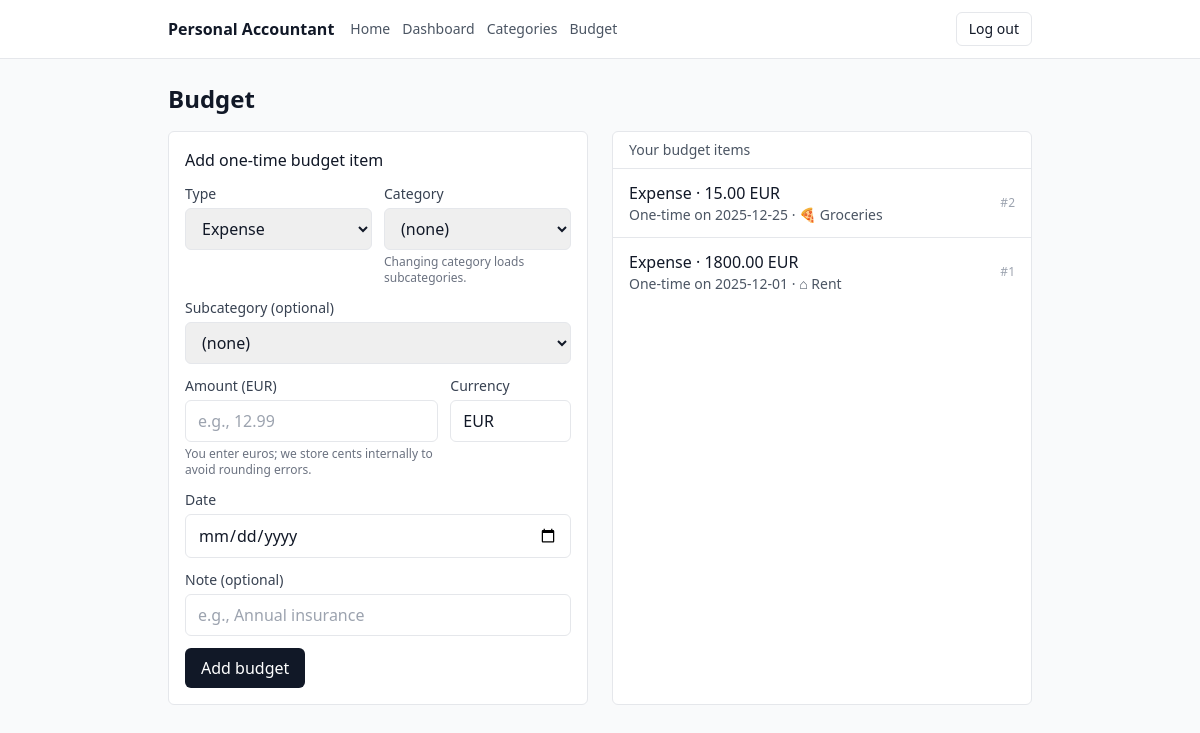
/budget (signed in), run on an earlier commit of the app's database.
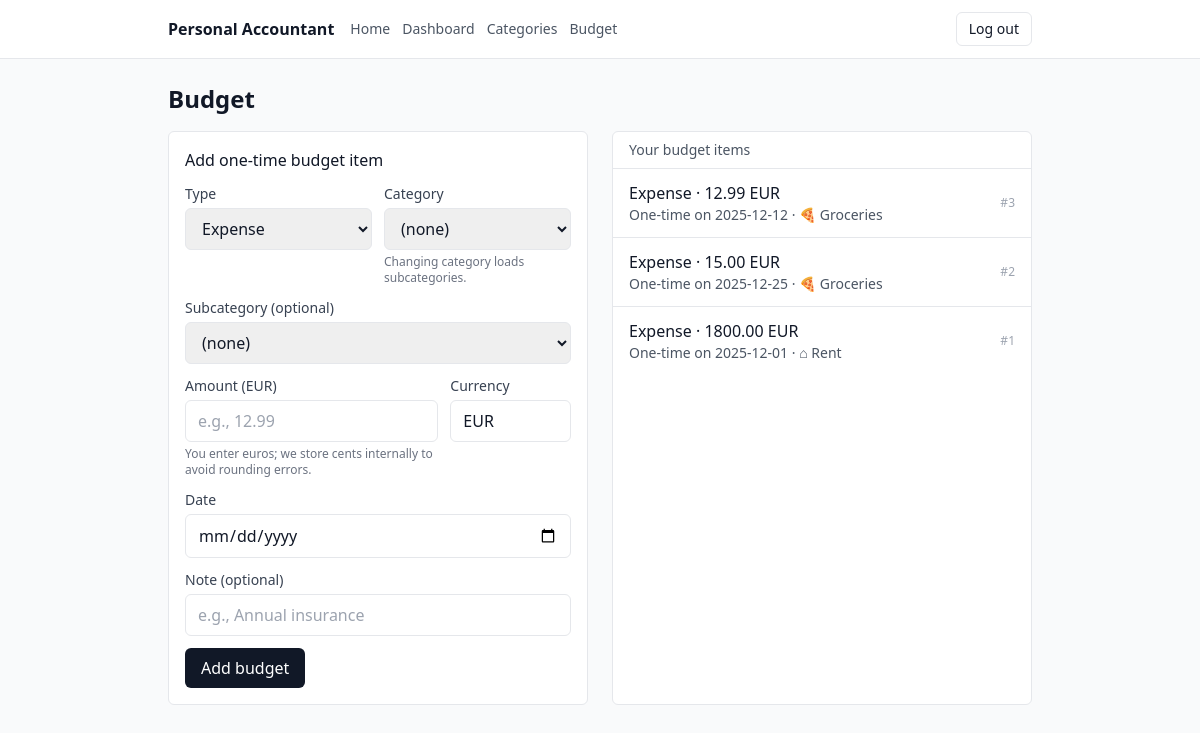
And on a later commit of the database.
### app/models.py (models this page shows)
class Budget(SQLModel, table=True):
    id: int | None = Field(default=None, primary_key=True)
    user_id: int = Field(foreign_key="user.id", index=True)
    type: BudgetType  # income/expense
    amount_cents: int
    currency: str  # e.g. "EUR"
    category_id: int = Field(foreign_key="category.id", index=True)
    subcategory_id: int | None = Field(default=None, foreign_key="subcategory.id", index=True)
    is_recurring: bool = False
    repeat_unit: RepeatUnit | None = None        # weekly/monthly/yearly
    repeat_interval: int | None = None           # every N units (1=every month/week/year)
    day_of_month: int | None = None              # for monthly/yearly patterns
    weekday: int | None = None                   # 0=Mon ... 6=Sun for weekly patterns
    one_time_date: date | None = None
    start_date: date | None = None
    end_date: date | None = None
    note: str | None = None
    created_at: datetime = Field(default_factory=datetime.utcnow)

class Category(SQLModel, table=True):
    __table_args__ = (
        UniqueConstraint("user_id", "name", name="uq_category_user_name"),
    )
    id: int | None = Field(default=None, primary_key=True)
    user_id: int = Field(foreign_key="user.id", index=True)
    name: str
    icon: str | None = None  # emoji or icon key
    created_at: datetime = Field(default_factory=datetime.utcnow)

### app/routes/budgets.py (the view)
@router.get("/budget", response_class=HTMLResponse)
def list_budget(
    request: Request,
    db: Session = Depends(get_session),
    uid: int | None = Depends(current_user_id),
):
    if not uid:
        return RedirectResponse(url="/login", status_code=303)
    return _render_budget_page(request, uid, db)

### templates/budget.html (shortened to what this page needs)
{% extends "_base.html" %}
{% block content %}
  <div class="flex items-center justify-between mb-4">
    <h1 class="text-2xl font-semibold">Budget</h1>
  </div>
  <div class="grid gap-6 lg:grid-cols-2">
    <section class="rounded-md border bg-white p-4">
      <h2 class="font-medium mb-3">Add one-time budget item</h2>
      {% if categories|length == 0 %}
        <p class="text-sm text-gray-600">
          You need at least one category first.
          <a class="text-blue-700 hover:underline" href="/categories">Create categories →</a>
        </p>
      {% else %}
        <form method="post" action="/budget" class="space-y-3">
          <div class="grid grid-cols-1 sm:grid-cols-2 gap-3">
            <div>
              <label class="block text-sm text-gray-700">Type</label>
              <select name="budget_type" class="mt-1 w-full rounded-md border px-3 py-2">
                <option value="expense">Expense</option>
              </select>
            </div>
            <div>
              <label class="block text-sm text-gray-700">Category</label>
              <select
                name="subcategory_id"
                id="subcategory-select"
                class="mt-1 w-full rounded-md border px-3 py-2"
                hx-get="/budget/subcategories"
                hx-trigger="load"
                hx-include="closest form"
                hx-target="#subcategory-select"
                hx-swap="innerHTML"
              >
                <option value="">(none)</option>
              </select>
              <p class="mt-1 text-xs text-gray-500">Changing category loads subcategories.</p>
            </div>
          </div>
          <div>
            <label class="block text-sm text-gray-700">Subcategory (optional)</label>
            <select
              name="subcategory_id"
              id="subcategory-select"
              class="mt-1 w-full rounded-md border px-3 py-2"
            >
              <option value="">(none)</option>
            </select>
          </div>
          <div class="grid grid-cols-1 sm:grid-cols-3 gap-3">
            <div class="sm:col-span-2">
              <label class="block text-sm text-gray-700">Amount (EUR)</label>
              <input
                name="amount_eur"
                type="text"
                required
                class="mt-1 w-full rounded-md border px-3 py-2"
                placeholder="e.g., 12.99"
              />
              <p class="mt-1 text-xs text-gray-500">
                You enter euros; we store cents internally to avoid rounding errors.
              </p>
            </div>
            <div>
              <label class="block text-sm text-gray-700">Currency</label>
              <input name="currency" value="EUR" class="mt-1 w-full rounded-md border px-3 py-2" />
            </div>
          </div>
          <div>
            <label class="block text-sm text-gray-700">Date</label>
            <input name="one_time_date" type="date" required class="mt-1 w-full rounded-md border px-3 py-2" />
          </div>
          <div>
            <label class="block text-sm text-gray-700">Note (optional)</label>
            <input name="note" class="mt-1 w-full rounded-md border px-3 py-2" placeholder="e.g., Annual insurance" />
          </div>
          <button class="rounded-md bg-gray-900 px-4 py-2 text-white hover:bg-black">
            Add budget
          </button>
        </form>
      {% endif %}
    </section>
    <section class="rounded-md border bg-white">
      <div class="border-b px-4 py-2 text-sm text-gray-600">Your budget items</div>
      {% if budgets|length == 0 %}
        <div class="px-4 py-4 text-sm text-gray-600">No budget items yet.</div>
      {% else %}
        <ul class="divide-y">
          {% for b in budgets %}
            {% set cat = categories_by_id.get(b.category_id) %}
            {% set sub = (subcategories_by_id.get(b.subcategory_id) if b.subcategory_id else None) %}
            <li class="px-4 py-3 flex items-center justify-between">
              <div>
                <div class="font-medium">
                  {{ b.type.value|capitalize }}
                  · {{ cents_to_euros_str(b.amount_cents) }} {{ b.currency }}
                </div>
                <div class="text-sm text-gray-600">
                  One-time on {{ b.one_time_date }}
                  ·
                  {% if cat %}
                    {{ cat.icon or "" }} {{ cat.name }}
                  {% else %}
                    Category #{{ b.category_id }}
                  {% endif %}
                </div>
              </div>
              <div class="text-xs text-gray-400">#{{ b.id }}</div>
            </li>
          {% endfor %}
        </ul>
      {% endif %}
    </section>
  </div>
{% endblock %}

### templates/_base.html (shortened to what this page needs)
<!doctype html>
<html>
  <head>
    <script src="https://cdn.tailwindcss.com"></script>
  </head>
  <body class="min-h-screen bg-gray-50 text-gray-900">
    <header class="border-b bg-white">
      <div class="mx-auto max-w-4xl px-4 py-3 flex items-center justify-between">
        <div class="flex items-center gap-4">
          <a href="/" class="font-semibold">Personal Accountant</a>
          <nav class="text-sm text-gray-600 flex items-center gap-3">
            <a href="/" class="hover:text-gray-900">Home</a>
            {% if user_id %}
              <a href="/dashboard" class="hover:text-gray-900">Dashboard</a>
              <a href="/categories" class="hover:text-gray-900">Categories</a>
              <a href="/budget" class="hover:text-gray-900">Budget</a>
            {% endif %}
          </nav>
        </div>
        <div class="text-sm">
          {% if user_id %}
            <form method="post" action="/logout" class="inline">
              <button type="submit" class="rounded-md border px-3 py-1.5 hover:bg-gray-50">
                Log out
              </button>
            </form>
          {% else %}
            <a href="/login" class="hover:underline">Log in</a>
            <span class="mx-1 text-gray-300">|</span>
            <a href="/signup" class="hover:underline">Sign up</a>
          {% endif %}
        </div>
      </div>
    </header>
    <main class="mx-auto max-w-4xl px-4 py-6">
      {% block content %}{% endblock %}
    </main>
  </body>
</html>

What changed in the data, as far as the page shows it:
added Budget: type.value "Expense", amount_cents "12.99", currency "EUR", one_time_date "2025-12-12", {{ cat.icon or "" }} "🍕", {{ cat.name }} "Groceries", id "3"
